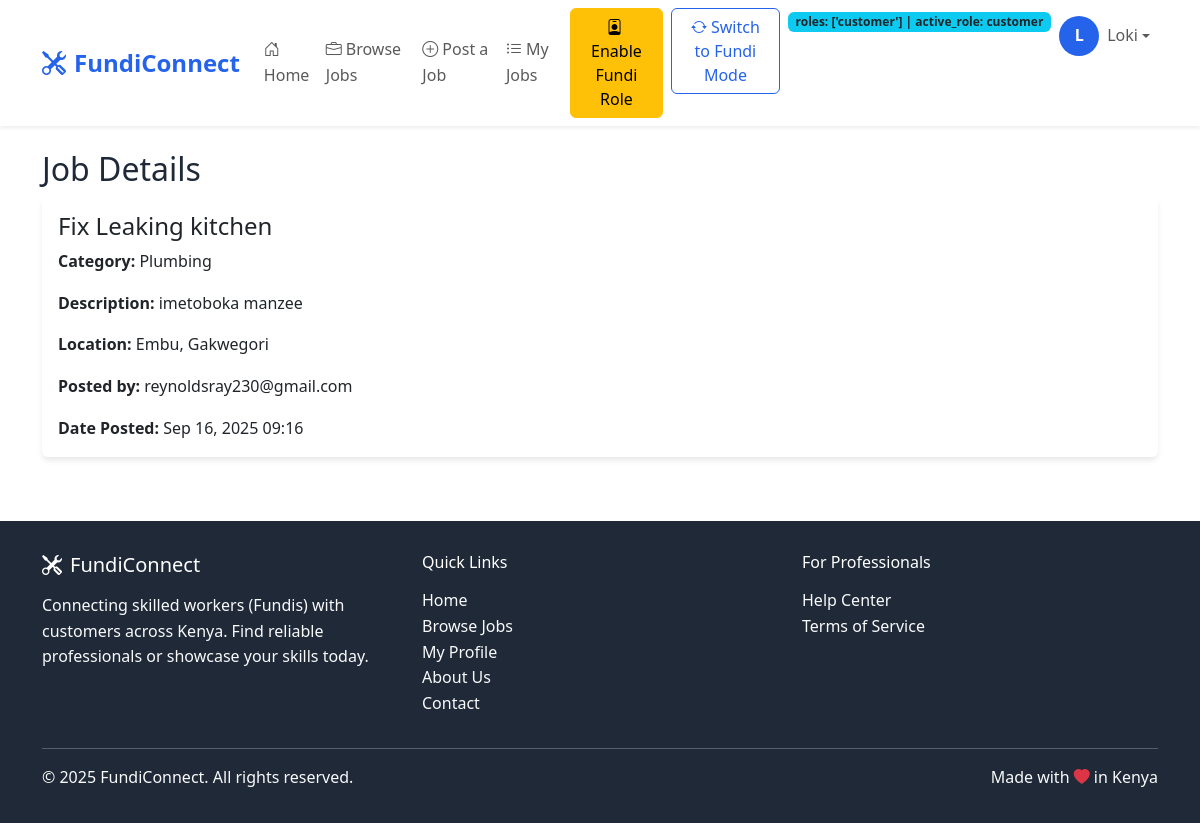
Before: /job/1/ (signed in) with the older database file.
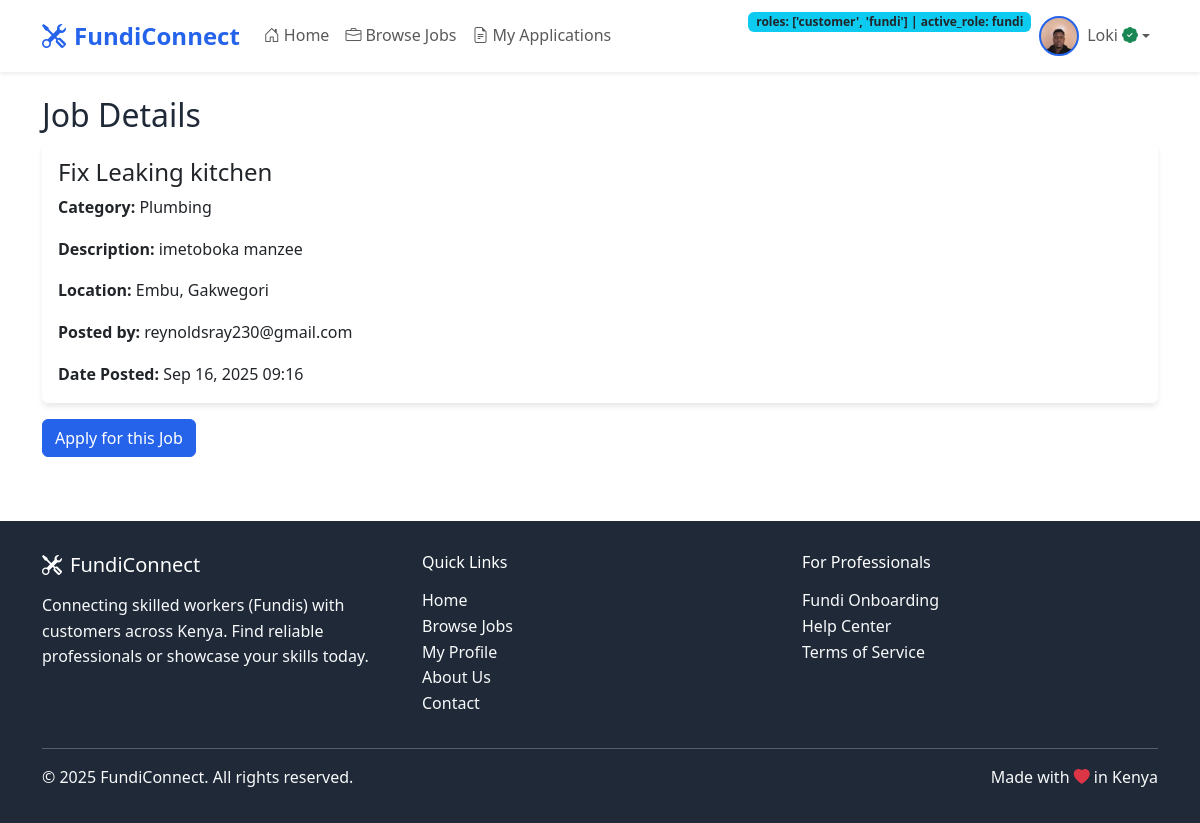
After: the same page with the newer database file.
### users/models.py (models this page shows, shortened)
class User(AbstractUser):
    email = models.EmailField(unique=True)
    roles = models.JSONField(default=list)  # e.g. ["customer", "fundi"]
    active_role = models.CharField(max_length=10, default="customer")
    phone_number = models.CharField(max_length=20, blank=True)
    phone_verified = models.BooleanField(default=False)
    otp_code = models.CharField(max_length=6, blank=True)
    otp_created_at = models.DateTimeField(null=True, blank=True)
    location = models.CharField(max_length=100, blank=True)
    latitude = models.DecimalField(max_digits=9, decimal_places=6, null=True, blank=True)
    longitude = models.DecimalField(max_digits=9, decimal_places=6, null=True, blank=True)
    profile_photo = models.ImageField(upload_to='customer_photos/', null=True, blank=True)
    id_document = models.ImageField(upload_to='customer_ids/', null=True, blank=True)
    date_joined = models.DateTimeField(auto_now_add=True)
    is_verified = models.BooleanField(default=False)
    onboarding_complete = models.BooleanField(default=False)
    USERNAME_FIELD = 'email'
    REQUIRED_FIELDS = ['username']

class FundiProfile(models.Model):
    user = models.OneToOneField(User, on_delete=models.CASCADE, related_name='fundi_profile')
    skills = models.JSONField(default=list)  # Store skills as JSON array
    description = models.TextField(blank=True)
    experience_years = models.PositiveIntegerField(default=0)
    hourly_rate = models.DecimalField(max_digits=8, decimal_places=2, null=True, blank=True)
    availability = models.BooleanField(default=True)
    rating = models.DecimalField(max_digits=3, decimal_places=2, default=0.0)
    total_jobs_completed = models.PositiveIntegerField(default=0)
    latitude = models.DecimalField(max_digits=9, decimal_places=6, null=True, blank=True)
    longitude = models.DecimalField(max_digits=9, decimal_places=6, null=True, blank=True)
    profile_photo = models.ImageField(upload_to='fundi_photos/', null=True, blank=True)
    id_document = models.ImageField(upload_to='fundi_ids/', null=True, blank=True)
    verification_status = models.CharField(max_length=20, choices=[('pending', 'Pending'), ('approved', 'Approved'), ('rejected', 'Rejected')], default='pending')
    verification_comment = models.TextField(blank=True)
    verified_at = models.DateTimeField(null=True, blank=True)

### jobs/models.py (models this page shows, shortened)
class Job(models.Model):
    STATUS_CHOICES = [
        ('open', 'Open'),
        ('in_progress', 'In Progress'),
        ('completed', 'Completed'),
        ('cancelled', 'Cancelled'),
    ]
    URGENCY_CHOICES = [
        ('low', 'Low'),
        ('medium', 'Medium'),
        ('high', 'High'),
        ('urgent', 'Urgent'),
    ]
    title = models.CharField(max_length=200)
    description = models.TextField()
    customer = models.ForeignKey(User, on_delete=models.CASCADE, related_name='posted_jobs')
    fundi = models.ForeignKey(User, on_delete=models.SET_NULL, null=True, blank=True, related_name='assigned_jobs')
    category = models.ForeignKey(Category, on_delete=models.SET_NULL, null=True)
    location = models.CharField(max_length=100)
    status = models.CharField(max_length=20, choices=STATUS_CHOICES, default='open')
    urgency = models.CharField(max_length=10, choices=URGENCY_CHOICES, default='medium')
    budget_min = models.DecimalField(max_digits=10, decimal_places=2, null=True, blank=True)
    budget_max = models.DecimalField(max_digits=10, decimal_places=2, null=True, blank=True)
    created_at = models.DateTimeField(auto_now_add=True)
    updated_at = models.DateTimeField(auto_now=True)
    deadline = models.DateTimeField(null=True, blank=True)
    rating = models.PositiveSmallIntegerField(null=True, blank=True)  # 1-5 stars
    customer_review_text = models.TextField(blank=True)  # Optional written review
    class Meta:
        ordering = ['-created_at']

class Category(models.Model):
    name = models.CharField(max_length=50, unique=True)
    description = models.TextField(blank=True)
    created_at = models.DateTimeField(auto_now_add=True)
    class Meta:
        verbose_name_plural = "Categories"
    def __str__(self):
        return self.name

### core/views.py (the view)
# urls.py: path('job/<int:job_id>/', views.job_detail, name='job_detail'),
def job_detail(request, job_id):
    job = get_object_or_404(Job, id=job_id)
    user_has_applied = False
    if request.user.is_authenticated and request.user.active_role == 'fundi':
        user_has_applied = job.applications.filter(fundi=request.user).exists()
    context = {
        'job': job,
        'user_has_applied': user_has_applied,
    }
    return render(request, 'core/job_detail.html', context)

### templates/core/job_detail.html
{% extends 'base/base.html' %}
{% block content %}
<div class="container mt-4">
    <h2>Job Details</h2>
    {% if job %}
        <div class="card mb-3">
            <div class="card-body">
                <h4 class="card-title">{{ job.title }}</h4>
                <p class="card-text"><strong>Category:</strong> {{ job.category }}</p>
                <p class="card-text"><strong>Description:</strong> {{ job.description }}</p>
                <p class="card-text"><strong>Location:</strong> {{ job.location }}</p>
                <p class="card-text"><strong>Posted by:</strong> {{ job.customer.email }}</p>
                <p class="card-text"><strong>Date Posted:</strong> {{ job.created_at|date:'M d, Y H:i' }}</p>
            </div>
        </div>
    {% if user.is_authenticated and user.active_role == 'fundi' %}
            <a href="{% url 'jobs:apply' job.id %}" class="btn btn-primary">Apply for this Job</a>
        {% endif %}
    {% else %}
        <p>Job not found.</p>
    {% endif %}
</div>
{% endblock %}

### templates/base/base.html (shortened to what this page needs)
<!DOCTYPE html>
<html lang="en">
<head>
    <link href="https://cdn.jsdelivr.net/npm/bootstrap@5.3.0/dist/css/bootstrap.min.css" rel="stylesheet">
    <link href="https://cdn.jsdelivr.net/npm/bootstrap-icons@1.10.0/font/bootstrap-icons.css" rel="stylesheet">
</head>
<body>
    <nav class="navbar navbar-expand-lg navbar-light bg-white shadow-sm sticky-top">
        <div class="container">
            <a class="navbar-brand" href="{% url 'dashboard' %}">
                <i class="bi bi-tools me-2"></i>FundiConnect
            </a>
            <div class="collapse navbar-collapse" id="navbarNav">
                <ul class="navbar-nav me-auto">
                    <li class="nav-item">
                        <a class="nav-link" href="{% url 'dashboard' %}">
                            <i class="bi bi-house-door me-1"></i>Home
                        </a>
                    </li>
                    <li class="nav-item">
                        {% if user.is_authenticated %}
                            <a class="nav-link" href="{% url 'job_list' %}">
                                <i class="bi bi-briefcase me-1"></i>Browse Jobs
                            </a>
                        {% else %}
                            <a class="nav-link" href="{% url 'dashboard' %}#popular-services">
                                <i class="bi bi-briefcase me-1"></i>Browse Jobs
                            </a>
                        {% endif %}
                    </li>
                    {% if user.is_authenticated %}
                        {% if user.active_role == 'customer' %}
                            <li class="nav-item">
                                <a class="nav-link" href="{% url 'jobs:job_create' %}">
                                    <i class="bi bi-plus-circle me-1"></i>Post a Job
                                </a>
                            </li>
                            <li class="nav-item">
                                <a class="nav-link" href="{% url 'jobs:my_jobs' %}">
                                    <i class="bi bi-list-ul me-1"></i>My Jobs
                                </a>
                            </li>
                        {% elif user.active_role == 'fundi' %}
                            <li class="nav-item">
                                    <a class="nav-link" href="{% url 'jobs:my_applications' %}">
                                    <i class="bi bi-file-earmark-text me-1"></i>My Applications
                                </a>
                            </li>
                        {% endif %}
                    {% endif %}
                </ul>
                <ul class="navbar-nav">
                    {% if user.is_authenticated %}
                        {% if 'fundi' not in user.roles %}
                        <li class="nav-item">
                            <form method="post" action="{% url 'enable_fundi_role' %}" style="display:inline;">
                                <button type="submit" class="btn btn-warning me-2">
                                    <i class="bi bi-person-badge me-1"></i>Enable Fundi Role
                                </button>
                            </form>
                        </li>
                        {% endif %}
                        {% if user.active_role == 'customer' %}
                        <li class="nav-item">
                            <button type="button" class="btn btn-outline-primary me-2" id="trigger-switch-fundi" data-role="fundi">
                                <i class="bi bi-arrow-repeat me-1"></i>Switch to Fundi Mode
                            </button>
                        </li>
                        {% endif %}
                        <li class="nav-item">
                            <span class="badge bg-info text-dark">roles: {{ user.roles }} | active_role: {{ user.active_role }}</span>
                        </li>
                        <li class="nav-item dropdown">
                            <a class="nav-link dropdown-toggle d-flex align-items-center" href="#" id="navbarDropdown" role="button" data-bs-toggle="dropdown">
                                {% if user.active_role == 'fundi' and user.fundi_profile and user.fundi_profile.profile_photo %}
                                    <img src="{{ user.fundi_profile.profile_photo.url }}" class="profile-avatar me-2" style="object-fit:cover; width:40px; height:40px; border-radius:50%; border:2px solid #2563eb;" alt="Avatar">
                                {% elif user.active_role == 'customer' and user.profile_photo %}
                                    <img src="{{ user.profile_photo.url }}" class="profile-avatar me-2" style="object-fit:cover; width:40px; height:40px; border-radius:50%; border:2px solid #2563eb;" alt="Avatar">
                                {% else %}
                                    <div class="profile-avatar me-2">
                                        {{ user.first_name.0|default:user.email.0|upper }}
                                    </div>
                                {% endif %}
                                {{ user.first_name|default:user.email }}
                                {% if user.active_role == 'fundi' and user.is_verified %}
                                    <i class="bi bi-patch-check-fill text-success ms-1"></i>
                                {% endif %}
                            </a>
                        </li>
                    {% endif %}
                </ul>
            </div>
        </div>
    </nav>
    <main>
        {% block content %}{% endblock %}
    </main>
    <footer class="footer">
        <div class="container">
            <div class="row">
                <div class="col-md-4">
                    <h5 class="text-white mb-3">
                        <i class="bi bi-tools me-2"></i>FundiConnect
                    </h5>
                    <p class="text-light">
                        Connecting skilled workers (Fundis) with customers across Kenya.
                        Find reliable professionals or showcase your skills today.
                    </p>
                </div>
                <div class="col-md-4">
                    <h6 class="text-white mb-3">Quick Links</h6>
                    <ul class="list-unstyled">
                        <li><a href="{% url 'dashboard' %}" class="text-light text-decoration-none">Home</a></li>
                        <li><a href="{% url 'job_list' %}" class="text-light text-decoration-none">Browse Jobs</a></li>
                        <li><a href="{% url 'profile' %}" class="text-light text-decoration-none">My Profile</a></li>
                        <li><a href="{% url 'about' %}" class="text-light text-decoration-none">About Us</a></li>
                        <li><a href="{% url 'contact' %}" class="text-light text-decoration-none">Contact</a></li>
                    </ul>
                </div>
                <div class="col-md-4">
                    <h6 class="text-white mb-3">For Professionals</h6>
                    <ul class="list-unstyled">
                        {% if not user.is_authenticated %}
                            <li><a href="{% url 'signup' %}" class="text-light text-decoration-none">Join as Fundi</a></li>
                            <li><a href="{% url 'customer_signup' %}" class="text-light text-decoration-none">Join as Customer</a></li>
                        {% else %}
                            {% if 'fundi' in user.roles %}
                                <li><a href="{% url 'fundi_onboarding' %}" class="text-light text-decoration-none">Fundi Onboarding</a></li>
                            {% endif %}
                        {% endif %}
                        <li><a href="https://fundiconnect.co.ke/help" class="text-light text-decoration-none" target="_blank">Help Center</a></li>
                        <li><a href="https://fundiconnect.co.ke/terms" class="text-light text-decoration-none" target="_blank">Terms of Service</a></li>
                    </ul>
                </div>
            </div>
            <hr class="text-light">
            <div class="row">
                <div class="col-md-6">
                    <p class="text-light mb-0">&copy; 2025 FundiConnect. All rights reserved.</p>
                </div>
                <div class="col-md-6 text-md-end">
                    <p class="text-light mb-0">Made with <i class="bi bi-heart-fill text-danger"></i> in Kenya</p>
                </div>
            </div>
        </div>
    </footer>
</body>
</html>

### templates/base/base.html (style rules this page uses)
:root { --primary-color: #2563eb; --primary-dark: #1d4ed8; --secondary-color: #10b981; --accent-color: #f59e0b; --text-dark: #1f2937; --text-light: #6b7280; }
body { font-family: 'Segoe UI', Tahoma, Geneva, Verdana, sans-serif; line-height: 1.6; color: var(--text-dark); }
.navbar-brand { font-weight: 700; font-size: 1.5rem; color: var(--primary-color) !important; }
.btn-primary { background-color: var(--primary-color); border-color: var(--primary-color); }
.card { border: none; box-shadow: 0 4px 6px -1px rgba(0, 0, 0, 0.1); transition: transform 0.2s, box-shadow 0.2s; }
.footer { background-color: var(--text-dark); color: white; padding: 2rem 0; margin-top: 4rem; }
.profile-avatar { width: 40px; height: 40px; background: var(--primary-color); color: white; border-radius: 50%; display: flex; align-items: center; justify-content: center; font-weight: 600; }
.navbar-nav .nav-link { font-weight: 500; transition: color 0.2s ease; }

Changed rows visible on the page:
changed User "Loki": roles "['customer']" → "['customer', 'fundi']"; active_role "customer" → "fundi"; fundi_profile.profile_photo: picture added; first_name.0 "L" → (not shown)
Other visible differences:
text no longer shown: "Post a Job My Jobs Enable Fundi Role Switch to Fundi Mode"
text now shown: "My Applications Apply for this Job Fundi Onboarding"
